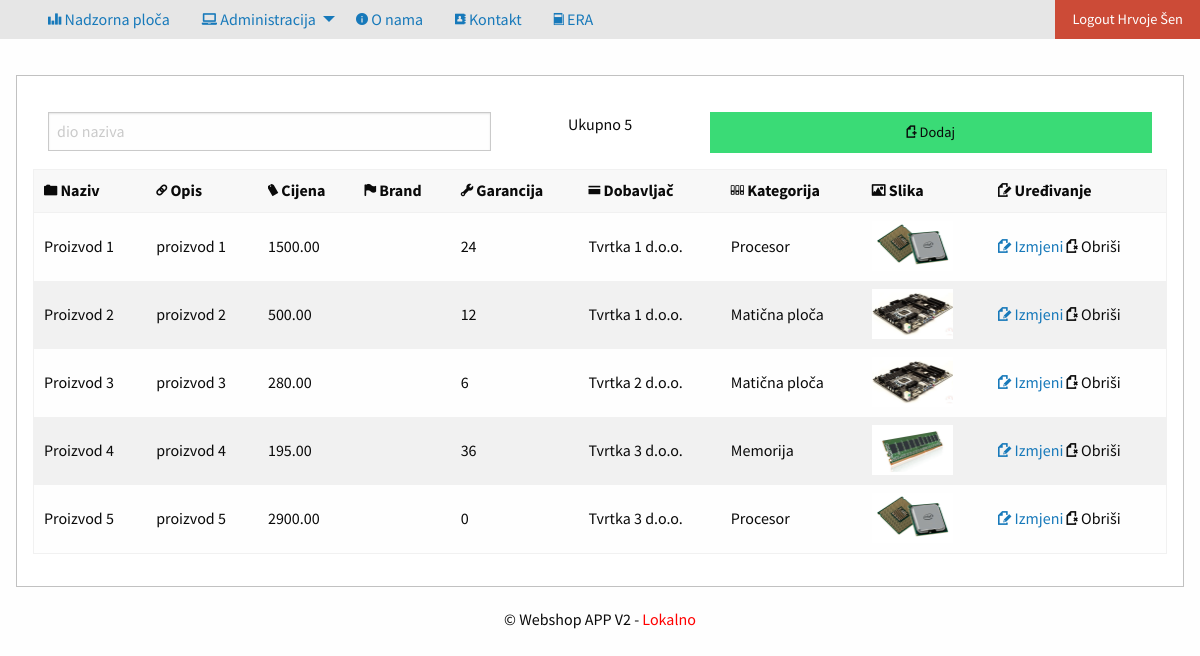
Screenshot of /privatno/proizvodi/index.php (signed in) with the database file from the repository.
### tables this page shows
create table proizvod(
sifra			int (6) not null primary key auto_increment,
naziv			varchar (50) not null,
opis			varchar (1000),
cijena			decimal (18,2) not null,
brand			varchar (50),
garancija		int (2) default 0,
dobavljac		int (6) not null,
kategorija		int (6) not null,
slika 			varchar(50),
unique key sifra (sifra)
);

create table dobavljac(
sifra			int (6) not null primary key auto_increment,
oib				char (11) not null,
naziv			varchar (100) not null,
ziroracun		varchar (50) not null,
email			varchar (100),
adresa			varchar (255),
mjesto			varchar (255),
postanskiBroj	int (5)
);

create table kategorija(
sifra			int (6) primary key auto_increment,
naziv			varchar (50) not null,
slika			varchar (255),
opis			varchar (50)
);

### konfiguracija.php (called while the page is built, shortened)
<?php
$naslovAplikacije = "Webshop APP V2";
$rezultataPoStranici=10;
switch ($_SERVER["HTTP_HOST"]) {
	case 'localhost':
		$putanjaAPP="/webshop2/";
		break;
}

### privatno/proizvodi/index.php (the view, shortened to what this page needs)
<?php include_once '../../konfiguracija.php';  provjeraLogin(); ?>
<?php
$uvjet = isset($_GET["uvjet"]) ? $_GET["uvjet"] : "";
$stranica=1;
?>
<!doctype html>
<html class="no-js" lang="en" dir="ltr">
	<head>
		<?php include_once '../../predlosci/zaglavlje.php'; ?>
	</head>
	<body>
		<?php include_once '../../predlosci/izbornik.php'; ?>
		<div class="row">
			<div class="callout">
				<div class="row">
					<div class="grid-x grid-padding-x">
						<div class="large-auto cell">
							<form method="GET">
								<input type="text" placeholder="dio naziva" name="uvjet" value="<?php echo $uvjet; ?>"/>
							</form>
						</div>
						<?php
							$uvjetUpit="%" . $uvjet . "%";
							$izraz=$veza->prepare("select count(*) from proizvod
							inner join dobavljac on dobavljac.sifra=proizvod.dobavljac
							inner join kategorija on kategorija.sifra=proizvod.kategorija
							where concat (proizvod.naziv, dobavljac.naziv, kategorija.naziv) like :uvjet");
							$izraz->execute(array("uvjet"=>$uvjetUpit));
							$ukupnoProizvoda=$izraz->fetchColumn();
					?>
						<div class="cell large-2" style="text-align: center;">Ukupno <?php
						echo $ukupnoProizvoda;
						?><br />
						</div>
						<div class="large-auto cell">
							<a href="unos.php" class="success button expanded"><i title="Dodaj" class="step fi-page-add size-48"></i> Dodaj</a></th>
						</div>
					</div>
				</div>
					<table>
						<thead>
							<tr>
								<th><i title="Naziv" class="step fi-folder size-48"></i> Naziv</th>
								<th><i title="Opis" class="step fi-link size-48"></i> Opis</th>
								<th><i title="Cijena" class="step fi-price-tag size-48"></i> Cijena</th>
								<th><i title="Brand" class="step fi-flag size-48"></i> Brand</th>
								<th><i title="Garancija" class="step fi-wrench size-48"></i> Garancija</th>
								<th><i title="Dobavljač" class="step fi-credit-card size-48"></i> Dobavljač</th>
								<th><i title="Kategorija" class="step fi-database size-48"></i> Kategorija</th>
								<th><i title="Slika" class="step fi-photo size-48"></i> Slika</th>
								<th><i title="Uređivanje" class="step fi-page-edit size-48"></i> Uređivanje</th>
							</tr>
						</thead>
						<tbody>
							<?php
							if((($rezultataPoStranici*$stranica)-$rezultataPoStranici)<0){
							$izraz = $veza->prepare("select proizvod.sifra, proizvod.naziv, proizvod.opis,
							proizvod.cijena, proizvod.brand, proizvod.garancija, proizvod.slika, dobavljac.naziv as dobavljac,
							kategorija.naziv as kategorija, count(kosarica.narudzba) as postoji
							from proizvod
							inner join dobavljac on dobavljac.sifra=proizvod.dobavljac
							inner join kategorija on kategorija.sifra=proizvod.kategorija
							left join kosarica on proizvod.sifra=kosarica.proizvod
							where concat (proizvod.naziv, dobavljac.naziv, kategorija.naziv) like :uvjet
							group by proizvod.naziv");
							} else {
							$izraz = $veza->prepare("select proizvod.sifra, proizvod.naziv, proizvod.opis,
							proizvod.cijena, proizvod.brand, proizvod.garancija, proizvod.slika, dobavljac.naziv as dobavljac,
							kategorija.naziv as kategorija, count(kosarica.narudzba) as postoji
							from proizvod
							inner join dobavljac on dobavljac.sifra=proizvod.dobavljac
							inner join kategorija on kategorija.sifra=proizvod.kategorija
							left join kosarica on proizvod.sifra=kosarica.proizvod
							where concat (proizvod.naziv, dobavljac.naziv, kategorija.naziv) like :uvjet
							group by proizvod.naziv limit " . (($rezultataPoStranici*$stranica)-$rezultataPoStranici) . ", " . $rezultataPoStranici);
							}
							$izraz->execute(array("uvjet"=>$uvjetUpit));
							$rezultati = $izraz->fetchAll(PDO::FETCH_OBJ);
							foreach ($rezultati as $red) :
							?>
							<tr>
								<td><?php echo $red->naziv; ?></td>
								<td><?php echo $red->opis; ?></td>
								<td><?php echo $red->cijena; ?></td>
								<td><?php echo $red->brand; ?></td>
								<td><?php echo $red->garancija; ?></td>
								<td><?php echo $red->dobavljac; ?></td>
								<td><?php echo $red->kategorija; ?></td>
								<td><img style="max-height: 50px;" src="<?php echo $red->slika; ?>" /></td>
								<td>
									<a href="promjena.php?sifra=<?php echo $red->sifra;?>"><i title="Promjena" class="step fi-page-edit size-48"></i> Izmjeni</a>
									<?php
									if($red->postoji===0): ?>
									<a onclick="return confirm('Sigurno obrisati?');" href="brisanje.php?sifra=<?php echo $red->sifra;?>"><i title="Brisanje" class="step fi-page-delete size-48"></i> Obriši</a>
									<?php else: ?>
										<span><i title="Brisanje [Onemogućeno jer je proizvod dodan u narudžbu]" class="step fi-page-delete size-48"></i> Obriši</span>
									<?php endif; ?>
								</td>
							</tr>
							<?php endforeach; ?>
						</tbody>
					</table>
			</div>
		</div>
		<?php	include_once '../../predlosci/podnozje.php'; ?>
	</body>
</html>

### predlosci/zaglavlje.php (shortened to what this page needs)
<link rel="stylesheet" href="<?php echo $putanjaAPP;  ?>css/FI/foundation-icons.css">
<link rel="stylesheet" href="<?php echo $putanjaAPP;  ?>css/foundation.css">
<link rel="stylesheet" href="<?php echo $putanjaAPP;  ?>css/app.css">

### predlosci/izbornik.php (shortened to what this page needs)
<div class="top-bar" id="example-menu">
  <div class="top-bar-left">
    <ul class="dropdown menu" data-dropdown-menu>
      <li class="menu-text hide-for-small-only">
      <?php if(isset($_SESSION["logiran"]) && $_SESSION["logiran"]->uloga==="admin" || isset($_SESSION["logiran"]) && $_SESSION["logiran"]->uloga==="korisnik"): ?>
      <li><a href="<?php echo $putanjaAPP;  ?>privatno/nadzornaPloca.php"><i title="Nadzorna ploča" class="step fi-graph-bar size-48"></i> Nadzorna ploča</a></li>
      <?php
          if(isset($_SESSION["logiran"]) && $_SESSION["logiran"]->uloga==="admin"): ?>
      <li>
        <a href="#"><i title="Administracija" class="step fi-laptop size-48"></i> Administracija</a>
      </li>
      <?php endif; ?>
      <?php endif; ?>
      <li><a href="<?php echo $putanjaAPP;  ?>javno/onama.php"><i title="O nama" class="step fi-info size-48"></i> O nama</a></li>
      <li><a href="<?php echo $putanjaAPP;  ?>javno/kontakt.php"><i title="Kontakt" class="step fi-address-book size-48"></i> Kontakt</a></li>
      <?php
      if(isset($_SESSION["logiran"]) && $_SESSION["logiran"]->uloga==="admin"): ?>
          <li><a href="<?php echo $putanjaAPP;  ?>img/ERA.png" target="_blank"><i title="ERA" class="step fi-book size-48"></i> ERA</a></li>
          <?php endif; ?>
    </ul>
  </div>
  <div class="top-bar-right">
    <ul class="menu">
    	<?php if($_SERVER["SCRIPT_NAME"]!=$putanjaAPP . "javno/login.php"): ?>
      <li style="width: 100%;">
      	<?php if(!isset($_SESSION["logiran"])): ?>
	      	<a href="<?php echo $putanjaAPP;  ?>javno/login.php" class="button">Prijava</a>
      	<?php else: ?>
      	<a href="<?php echo $putanjaAPP;  ?>javno/logout.php" class="alert button">Logout
      		<?php
      			echo $_SESSION["logiran"]->ime . " " . $_SESSION["logiran"]->prezime; ?></a>
      		<?php endif; ?>
      </li>
      	<?php elseif($_SERVER["SCRIPT_NAME"]==$putanjaAPP . "javno/login.php") : ?>
      <li style="width: 100%;">
      		<a href="<?php echo $putanjaAPP;  ?>javno/registracija.php" class="button" >Registracija</a>
      </li>
      	<?php endif; ?>
    </ul>
  </div>
</div>

### predlosci/podnozje.php
<div class="row" align="center">
	&copy; <?php echo $naslovAplikacije; date("Y"); ?>
	<?php
	if($_SERVER["HTTP_HOST"]==="localhost"){
		echo "- <span style=\"color: red\">Lokalno</span>";
	}
	?>
</div>

### css/app.css (style rules this page uses)
body { font-family: 'Source Sans Pro', sans-serif; }
.row { max-width: 100%; padding-top: 20px; }
.menu > li > a { padding: 1rem 2rem; }
.top-bar { padding: 0rem; margin-bottom: 1rem; }

### rows the page displays
proizvod: naziv "Proizvod 1", opis "proizvod 1", cijena "1500.00", garancija "24", dobavljac.naziv "Tvrtka 1 d.o.o.", kategorija.naziv "Procesor", slika (picture)
proizvod: naziv "Proizvod 2", opis "proizvod 2", cijena "500.00", garancija "12", dobavljac.naziv "Tvrtka 1 d.o.o.", kategorija.naziv "Matična ploča", slika (picture)
proizvod: naziv "Proizvod 3", opis "proizvod 3", cijena "280.00", garancija "6", dobavljac.naziv "Tvrtka 2 d.o.o.", kategorija.naziv "Matična ploča", slika (picture)
proizvod: naziv "Proizvod 4", opis "proizvod 4", cijena "195.00", garancija "36", dobavljac.naziv "Tvrtka 3 d.o.o.", kategorija.naziv "Memorija", slika (picture)
proizvod: naziv "Proizvod 5", opis "proizvod 5", cijena "2900.00", garancija "0", dobavljac.naziv "Tvrtka 3 d.o.o.", kategorija.naziv "Procesor", slika (picture)

### other values shown
$_SESSION["logiran"]->ime "Hrvoje"
$_SESSION["logiran"]->prezime "Šen"
$ukupnoProizvoda "5"
$naslovAplikacije "Webshop APP V2"
